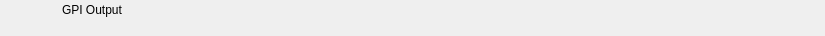
<?xml version="1.0" encoding="UTF-8"?>
<ui version="4.0">
 <class>RundownGpiOutputWidget</class>
 <widget class="QWidget" name="RundownGpiOutputWidget">
  <property name="geometry">
   <rect>
    <x>0</x>
    <y>0</y>
    <width>825</width>
    <height>36</height>
   </rect>
  </property>
  <layout class="QHBoxLayout" name="horizontalLayout">
   <property name="spacing">
    <number>0</number>
   </property>
   <property name="margin">
    <number>0</number>
   </property>
   <item>
    <widget class="QFrame" name="frameItem">
     <property name="sizePolicy">
      <sizepolicy hsizetype="Preferred" vsizetype="Fixed">
       <horstretch>0</horstretch>
       <verstretch>0</verstretch>
      </sizepolicy>
     </property>
     <property name="minimumSize">
      <size>
       <width>0</width>
       <height>36</height>
      </size>
     </property>
     <widget class="QLabel" name="labelIcon">
      <property name="geometry">
       <rect>
        <x>22</x>
        <y>2</y>
        <width>32</width>
        <height>32</height>
       </rect>
      </property>
      <property name="text">
       <string/>
      </property>
      <property name="pixmap">
       <pixmap resource="../Widgets.qrc">:/Graphics/Images/GpiOutput.png</pixmap>
      </property>
      <property name="scaledContents">
       <bool>true</bool>
      </property>
     </widget>
     <widget class="QLabel" name="labelLabel">
      <property name="geometry">
       <rect>
        <x>62</x>
        <y>2</y>
        <width>5000</width>
        <height>16</height>
       </rect>
      </property>
      <property name="text">
       <string>GPI Output</string>
      </property>
     </widget>
     <widget class="QLabel" name="labelColor">
      <property name="geometry">
       <rect>
        <x>0</x>
        <y>0</y>
        <width>18</width>
        <height>36</height>
       </rect>
      </property>
      <property name="text">
       <string/>
      </property>
     </widget>
     <widget class="QLabel" name="labelGroupColor">
      <property name="geometry">
       <rect>
        <x>0</x>
        <y>0</y>
        <width>6</width>
        <height>36</height>
       </rect>
      </property>
      <property name="text">
       <string/>
      </property>
     </widget>
     <widget class="QLabel" name="labelDelay">
      <property name="geometry">
       <rect>
        <x>62</x>
        <y>19</y>
        <width>83</width>
        <height>16</height>
       </rect>
      </property>
      <property name="text">
       <string></string>
      </property>
     </widget>
     <widget class="QLabel" name="labelGpiOutputPort">
      <property name="geometry">
       <rect>
        <x>155</x>
        <y>19</y>
        <width>260</width>
        <height>16</height>
       </rect>
      </property>
      <property name="text">
       <string></string>
      </property>
     </widget>
     <widget class="QLabel" name="labelRemoteTriggerId">
      <property name="geometry">
       <rect>
        <x>424</x>
        <y>19</y>
        <width>111</width>
        <height>16</height>
       </rect>
      </property>
      <property name="text">
       <string></string>
      </property>
     </widget>
    </widget>
   </item>
   <item>
    <widget class="QFrame" name="frameStatus">
     <property name="minimumSize">
      <size>
       <width>77</width>
       <height>0</height>
      </size>
     </property>
     <property name="maximumSize">
      <size>
       <width>77</width>
       <height>16777215</height>
      </size>
     </property>
     <widget class="QLabel" name="labelGpiConnected">
      <property name="geometry">
       <rect>
        <x>1</x>
        <y>2</y>
        <width>32</width>
        <height>32</height>
       </rect>
      </property>
      <property name="minimumSize">
       <size>
        <width>32</width>
        <height>32</height>
       </size>
      </property>
      <property name="maximumSize">
       <size>
        <width>32</width>
        <height>32</height>
       </size>
      </property>
      <property name="lineWidth">
       <number>0</number>
      </property>
      <property name="text">
       <string/>
      </property>
      <property name="pixmap">
       <pixmap resource="../Widgets.qrc">:/Graphics/Images/GpiConnected.png</pixmap>
      </property>
      <property name="scaledContents">
       <bool>true</bool>
      </property>
     </widget>
     <widget class="QLabel" name="labelDisconnected">
      <property name="geometry">
       <rect>
        <x>32</x>
        <y>2</y>
        <width>32</width>
        <height>32</height>
       </rect>
      </property>
      <property name="minimumSize">
       <size>
        <width>32</width>
        <height>32</height>
       </size>
      </property>
      <property name="maximumSize">
       <size>
        <width>32</width>
        <height>32</height>
       </size>
      </property>
      <property name="text">
       <string/>
      </property>
      <property name="pixmap">
       <pixmap resource="../Widgets.qrc">:/Graphics/Images/Disconnected.png</pixmap>
      </property>
      <property name="scaledContents">
       <bool>true</bool>
      </property>
     </widget>
     <widget class="QLabel" name="labelActiveColor">
      <property name="geometry">
       <rect>
        <x>69</x>
        <y>0</y>
        <width>8</width>
        <height>36</height>
       </rect>
      </property>
      <property name="minimumSize">
       <size>
        <width>8</width>
        <height>36</height>
       </size>
      </property>
      <property name="maximumSize">
       <size>
        <width>8</width>
        <height>36</height>
       </size>
      </property>
      <property name="text">
       <string/>
      </property>
     </widget>
    </widget>
   </item>
  </layout>
 </widget>
 <resources>
  <include location="../Widgets.qrc"/>
 </resources>
 <connections/>
 <slots>
  <slot>addToCombo()</slot>
 </slots>
</ui>
